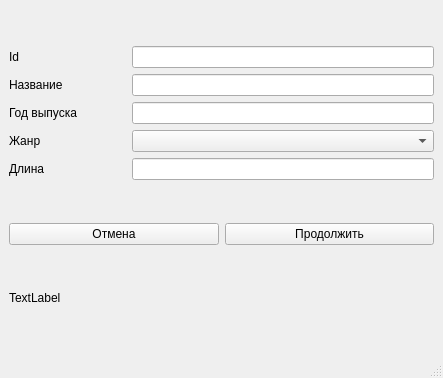
<?xml version="1.0" encoding="UTF-8"?>
<ui version="4.0">
 <class>MainWindow</class>
 <widget class="QMainWindow" name="MainWindow">
  <property name="geometry">
   <rect>
    <x>0</x>
    <y>0</y>
    <width>443</width>
    <height>378</height>
   </rect>
  </property>
  <property name="windowTitle">
   <string>MainWindow</string>
  </property>
  <widget class="QWidget" name="centralwidget">
   <layout class="QGridLayout" name="gridLayout_2">
    <item row="0" column="0" colspan="2">
     <layout class="QGridLayout" name="gridLayout">
      <item row="1" column="1">
       <widget class="QLineEdit" name="name"/>
      </item>
      <item row="4" column="0">
       <widget class="QLabel" name="label_4">
        <property name="text">
         <string>Длина</string>
        </property>
       </widget>
      </item>
      <item row="2" column="1">
       <widget class="QLineEdit" name="birthyear"/>
      </item>
      <item row="1" column="0">
       <widget class="QLabel" name="label">
        <property name="text">
         <string>Название                   </string>
        </property>
       </widget>
      </item>
      <item row="3" column="0">
       <widget class="QLabel" name="label_3">
        <property name="text">
         <string>Жанр</string>
        </property>
       </widget>
      </item>
      <item row="4" column="1">
       <widget class="QLineEdit" name="length"/>
      </item>
      <item row="3" column="1">
       <widget class="QComboBox" name="genre"/>
      </item>
      <item row="2" column="0">
       <widget class="QLabel" name="label_2">
        <property name="text">
         <string>Год выпуска</string>
        </property>
       </widget>
      </item>
      <item row="0" column="0">
       <widget class="QLabel" name="label_6">
        <property name="text">
         <string>Id</string>
        </property>
       </widget>
      </item>
      <item row="0" column="1">
       <widget class="QLineEdit" name="lineEdit"/>
      </item>
     </layout>
    </item>
    <item row="1" column="0">
     <widget class="QPushButton" name="cancel">
      <property name="text">
       <string>Отмена</string>
      </property>
     </widget>
    </item>
    <item row="1" column="1">
     <widget class="QPushButton" name="cont_2">
      <property name="text">
       <string>Продолжить</string>
      </property>
     </widget>
    </item>
    <item row="2" column="0" colspan="2">
     <widget class="QLabel" name="label_5">
      <property name="maximumSize">
       <size>
        <width>16777215</width>
        <height>20</height>
       </size>
      </property>
      <property name="text">
       <string>TextLabel</string>
      </property>
     </widget>
    </item>
   </layout>
  </widget>
  <widget class="QMenuBar" name="menubar">
   <property name="geometry">
    <rect>
     <x>0</x>
     <y>0</y>
     <width>443</width>
     <height>20</height>
    </rect>
   </property>
  </widget>
  <widget class="QStatusBar" name="statusbar"/>
 </widget>
 <resources/>
 <connections/>
</ui>
